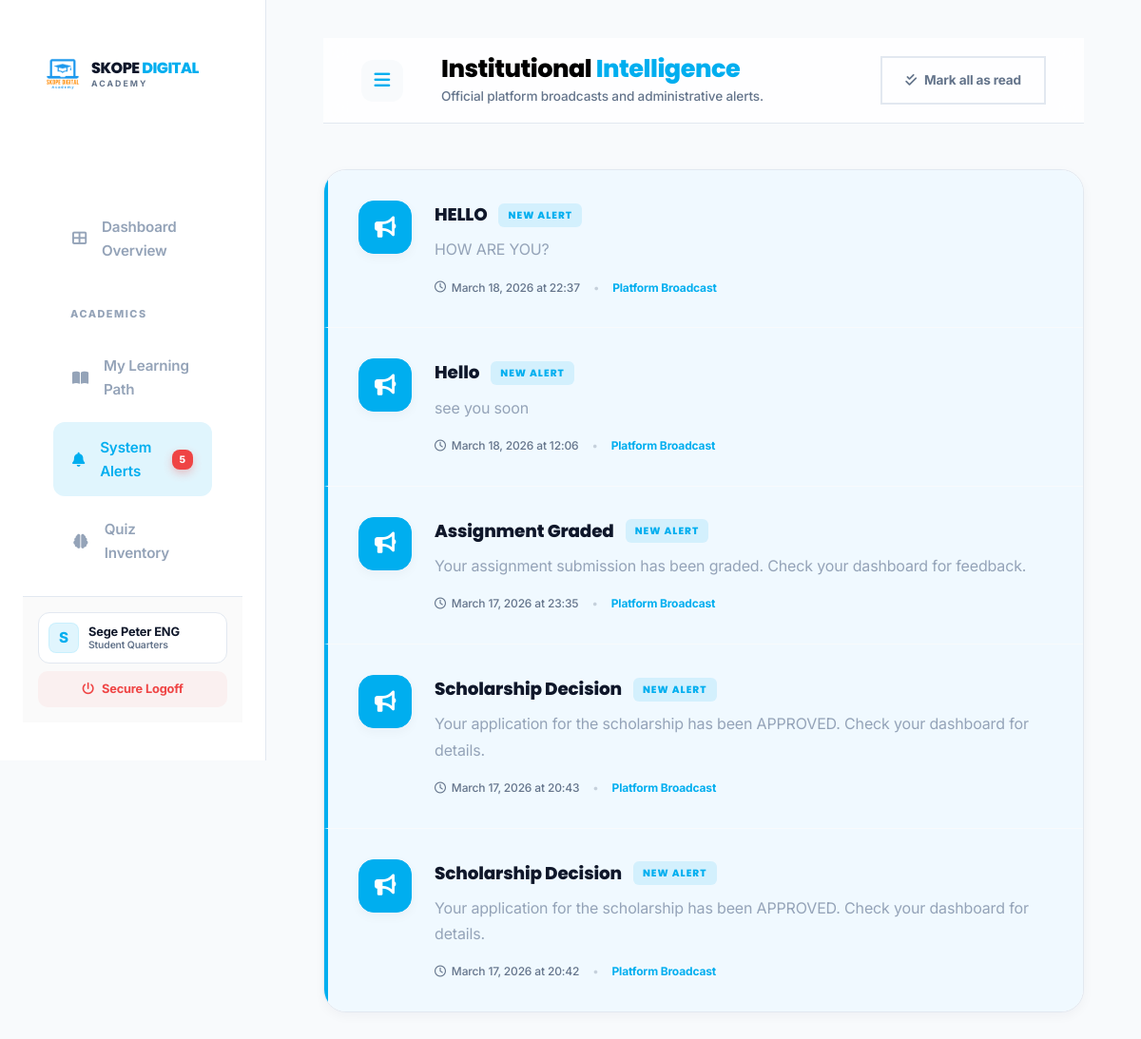
Page /student/notifications.php (signed in) on the committed database.
### tables this page shows
CREATE TABLE `notifications` (
  `id` int(11) NOT NULL AUTO_INCREMENT,
  `title` varchar(255) NOT NULL,
  `message` text NOT NULL,
  `user_role` enum('all','admin','tutor','student') DEFAULT NULL,
  `target_user_id` int(11) DEFAULT NULL,
  `read_status` tinyint(1) DEFAULT 0,
  `created_at` datetime DEFAULT current_timestamp(),
  PRIMARY KEY (`id`)
);

### student/notifications.php (the view, shortened to what this page needs)
<?php
require_once '../includes/header.php';
try {
    $stmt = $pdo->prepare("SELECT * FROM notifications
                           WHERE (user_role = 'student' OR user_role = 'all' OR target_user_id = ?)
                           ORDER BY created_at DESC
                           LIMIT 50");
    $stmt->execute([$user['id']]);
    $notifications = $stmt->fetchAll();
} catch (Exception $e) { $notifications = []; }
?>
<?php require_once '../includes/sidebar.php'; ?>
<main class="main-content">
    <header class="admin-header" style="background: rgba(255, 255, 255, 0.8); backdrop-filter: blur(12px); border-bottom: 1px solid var(--dark-border); padding: 0 40px; height: 90px;">
        <div style="display: flex; align-items: center; gap: 20px;">
            <button class="nav-toggle" onclick="toggleSidebar()" style="background: var(--bg-light); width: 44px; height: 44px; border-radius: 12px; display: flex; align-items: center; justify-content: center; color: var(--primary);"><i class="fas fa-bars"></i></button>
            <div>
                <h1 style="font-family: 'Poppins', sans-serif; font-size: 1.6rem; font-weight: 800; color: var(--text-primary); letter-spacing: -0.5px;">Institutional <span style="color: var(--primary);">Intelligence</span></h1>
                <p style="color: var(--text-dim); font-size: 0.85rem; font-weight: 500; margin-top: 2px;">Official platform broadcasts and administrative alerts.</p>
            </div>
        </div>
        <div>
            <a href="?mark_all_read=1" class="btn btn-ghost" style="font-size: 0.85rem; font-weight: 700; color: var(--text-dim);">
                <i class="fas fa-check-double"></i> Mark all as read
            </a>
        </div>
    </header>
    <div class="notif-card" data-aos>
        <?php if(!empty($notifications)): ?>
            <?php foreach($notifications as $n): ?>
            <div class="notif-item <?= $n['read_status'] ? '' : 'unread' ?>">
                <div class="notif-icon">
                    <i class="fas fa-bullhorn"></i>
                </div>
                <div class="notif-content">
                    <div class="notif-title">
                        <?= htmlspecialchars($n['title']) ?>
                        <?php if(!$n['read_status']): ?>
                            <span class="notif-badge">New Alert</span>
                        <?php endif; ?>
                    </div>
                    <div class="notif-msg"><?= nl2br(htmlspecialchars($n['message'])) ?></div>
                    <div class="notif-time">
                        <i class="far fa-clock"></i>
                        <?= date('F j, Y \a\t H:i', strtotime($n['created_at'])) ?>
                        <span style="margin: 0 8px; opacity: 0.3;">•</span>
                        <span style="color: var(--primary); font-weight: 700;">Platform Broadcast</span>
                    </div>
                </div>
            </div>
            <?php endforeach; ?>
        <?php endif; ?>
    </div>
</main>
</body>
</html>

### assets/css/main.css (style rules this page uses)
:root { --primary: #00BFFF; --primary-dark: #0080FF; --primary-glow: rgba(0, 191, 255, 0.12); --secondary: #FF8C00; --secondary-dark:#E67E00; --secondary-glow:rgba(255, 140, 0, 0.12); --slate-900: #0f172a; --slate-800: #1e293b; --slate-700: #334155; --slate-100: #f1f5f9; --white: #FFFFFF; --bg-light: #F8FAFC; --dark: #0f172a; --dark-card: #ffffff; --dark-border: #e2e8f0; --glass-bg: rgba(255, 255, 255, 0.7); --glass-border: rgba(255, 255, 255, 0.4); --text-main: #0f172a; --text-muted: #475569; --text-dim: #64748b; --success: #10B981; --warning: #F59E0B; --danger: #EF4444; --radius-sm: 8px; --radius: 14px; --radius-lg: 24px; --radius-xl: 32px; --shadow-premium: 0 20px 40px -15px rgba(15, 23, 42, 0.1); --shadow-lg: 0 25px 50px -12px rgba(0, 0, 0, 0.08); --transition: 0.4s cubic-bezier(0.16, 1, 0.3, 1); --font-main: 'Inter', sans-serif; --font-heading: 'Poppins', sans-serif; --vid-indigo: #3B3C68; --vid-indigo-dark:#2A2B4D; --vid-light: #F8FAFD; --vid-slate: #1E293B; }
*, *::before, *::after { box-sizing: border-box; margin: 0; padding: 0; }
html { scroll-behavior: smooth; font-size: 16px; }
body { font-family: var(--font-main); background: var(--bg-light); color: var(--text-main); line-height: 1.65; overflow-x: hidden; -webkit-font-smoothing: antialiased; letter-spacing: -0.01em; }
h1, h2, h3, h4, h5, h6 { font-family: var(--font-heading); font-weight: 800; color: #1e293b; letter-spacing: -0.03em; }
a { color: var(--primary); text-decoration: none; transition: color var(--transition); }
button { cursor: pointer; font-family: var(--font-main); }
h1, h2, h3, h4, h5, h6 { font-weight: 700; line-height: 1.2; color: var(--text-primary); }
h1 { font-size: clamp(2rem, 5vw, 3.5rem); }
.btn { display: inline-flex; align-items: center; gap: 8px; padding: 12px 24px; border-radius: var(--radius-full); font-size: 0.95rem; font-weight: 600; border: 2px solid transparent; transition: all var(--transition); white-space: nowrap; text-decoration: none; }
.btn-ghost { background: var(--dark-hover); color: var(--text-primary); border-color: var(--dark-border); }
:root { --sidebar-w: 280px; }
html, body { min-height: 100vh; width: 100%; }
.main-content { margin-left: var(--sidebar-w); min-height: 100vh; padding: 40px 60px; background: var(--bg-light); width: auto; position: relative; transition: all var(--transition); }
.admin-header { display: flex; justify-content: space-between; align-items: center; margin-bottom: 48px; }
:root { --sidebar-w: 260px; }
.main-content { margin-left: var(--sidebar-w); padding: 32px 48px; }
@media (max-width: 1366px) { .main-content { padding: 24px 32px; } }
.dash-toggle, .nav-toggle { display: none; background: white; border: 1px solid var(--dark-border); width: 44px; height: 44px; border-radius: 12px; align-items: center; justify-content: center; color: var(--text-primary); cursor: pointer; transition: 0.3s; margin-right: 16px; }

### assets/css/admin.css (style rules this page uses)
:root { --primary: #00AEEF; --primary-glow: rgba(0, 174, 239, 0.12); --secondary: #FF8C00; --accent: #6366F1; --success: #10B981; --danger: #EF4444; --warning: #F59E0B; --bg-main: #F8FAFC; --bg-sidebar: #FFFFFF; --surface: #FFFFFF; --surface-glass: rgba(255, 255, 255, 0.9); --text-main: #0F172A; --text-dim: #64748B; --text-muted: #94A3B8; --border: #E2E8F0; --border-light: rgba(226, 232, 240, 0.6); --shadow-sm: 0 4px 12px rgba(15, 23, 42, 0.04); --shadow-md: 0 12px 30px rgba(15, 23, 42, 0.08); --shadow-lg: 0 20px 50px rgba(15, 23, 42, 0.12); --shadow-premium: 0 30px 60px -12px rgba(15, 23, 42, 0.18); --radius-sm: 12px; --radius-md: 20px; --radius-lg: 32px; --sidebar-w: 280px; --header-h: 80px; --transition: 0.4s cubic-bezier(0.4, 0, 0.2, 1); --grad-primary: linear-gradient(135deg, #00AEEF 0%, #0072FF 100%); --grad-dark: linear-gradient(135deg, #0f172a 0%, #1e293b 100%); }
* { box-sizing: border-box; margin: 0; padding: 0; }
.main-content { margin-left: var(--sidebar-w); flex: 1; min-height: 100vh; display: flex; flex-direction: column; transition: var(--transition); }
.admin-header { height: var(--header-h); background: var(--surface-glass); backdrop-filter: blur(12px); border-bottom: 1px solid var(--border-light); padding: 0 40px; display: flex; align-items: center; justify-content: space-between; position: sticky; top: 0; z-index: 999; }
.nav-toggle { display: none; background: #f1f5f9; width: 44px; height: 44px; border-radius: 12px; border: none; color: var(--primary); font-size: 1.2rem; cursor: pointer; margin-right: 20px; }

### rows in the picture
notifications: title "HELLO", read_status "NEW ALERT", message "HOW ARE YOU?", created_at "March 18, 2026 at 22:37"
notifications: title "Hello", read_status "NEW ALERT", message "see you soon", created_at "March 18, 2026 at 12:06"
notifications: title "Assignment Graded", read_status "NEW ALERT", message "Your assignment submission has been graded. Check your dashboard for feedback.", created_at "March 17, 2026 at 23:35"
notifications: title "Scholarship Decision", read_status "NEW ALERT", message "Your application for the scholarship has been APPROVED. Check your dashboard for details.", created_at "March 17, 2026 at 20:43"
notifications: title "Scholarship Decision", read_status "NEW ALERT", message "Your application for the scholarship has been APPROVED. Check your dashboard for details.", created_at "March 17, 2026 at 20:42"

### other values in the picture
$unread_notif_count "5"
substr($user['name'], 0, 1) "S"
$user['name'] "Sege Peter ENG"
$user['role'] "Student"
